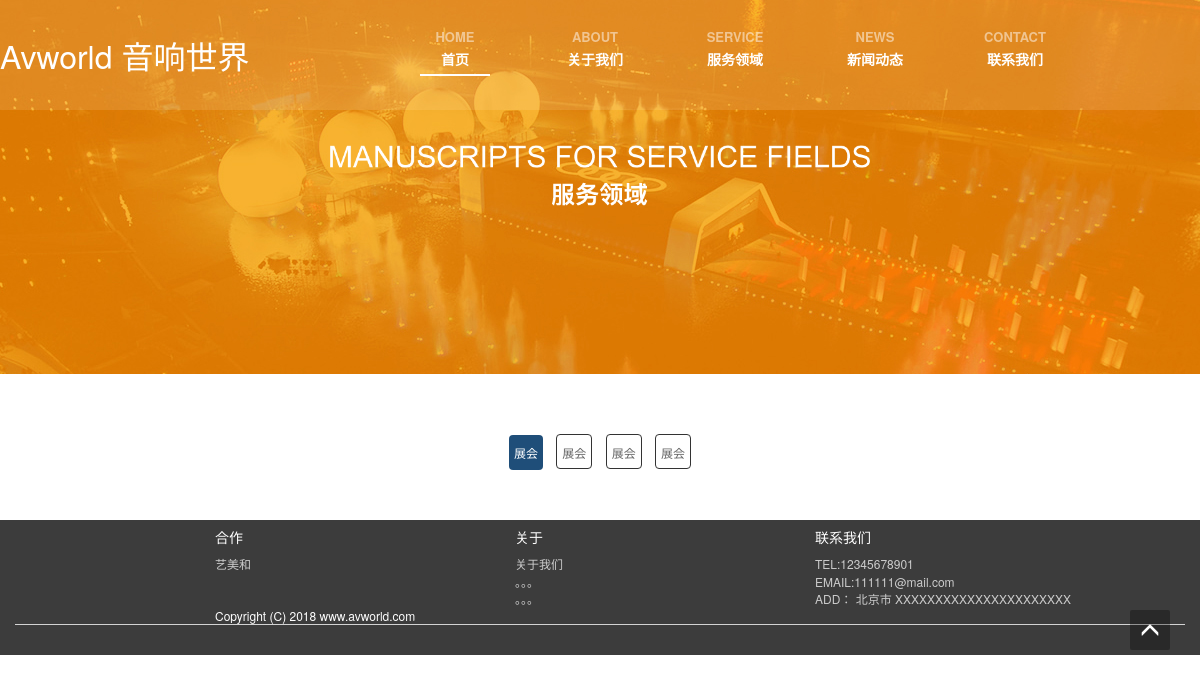
Page /index.php/zh/service on the earlier database version.
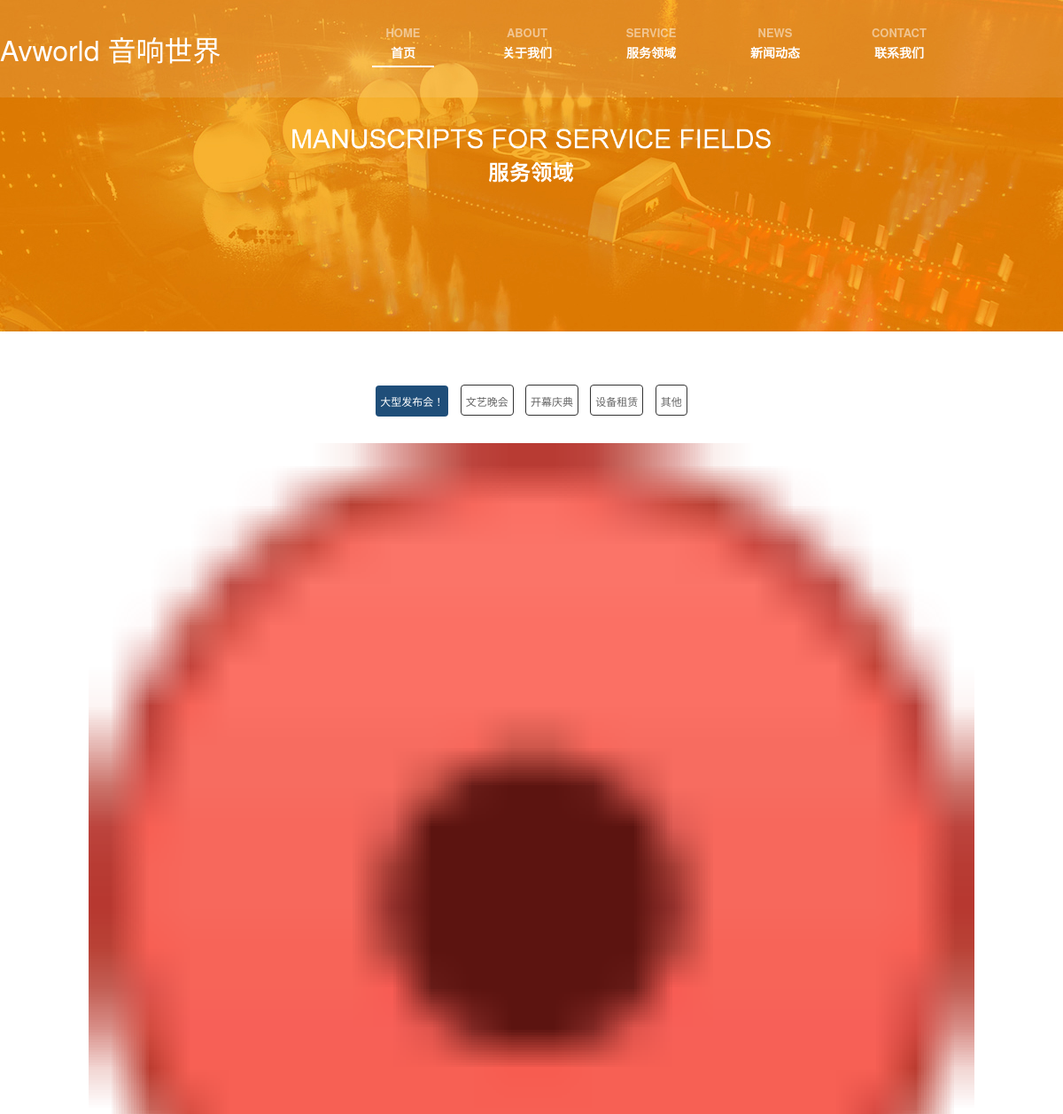
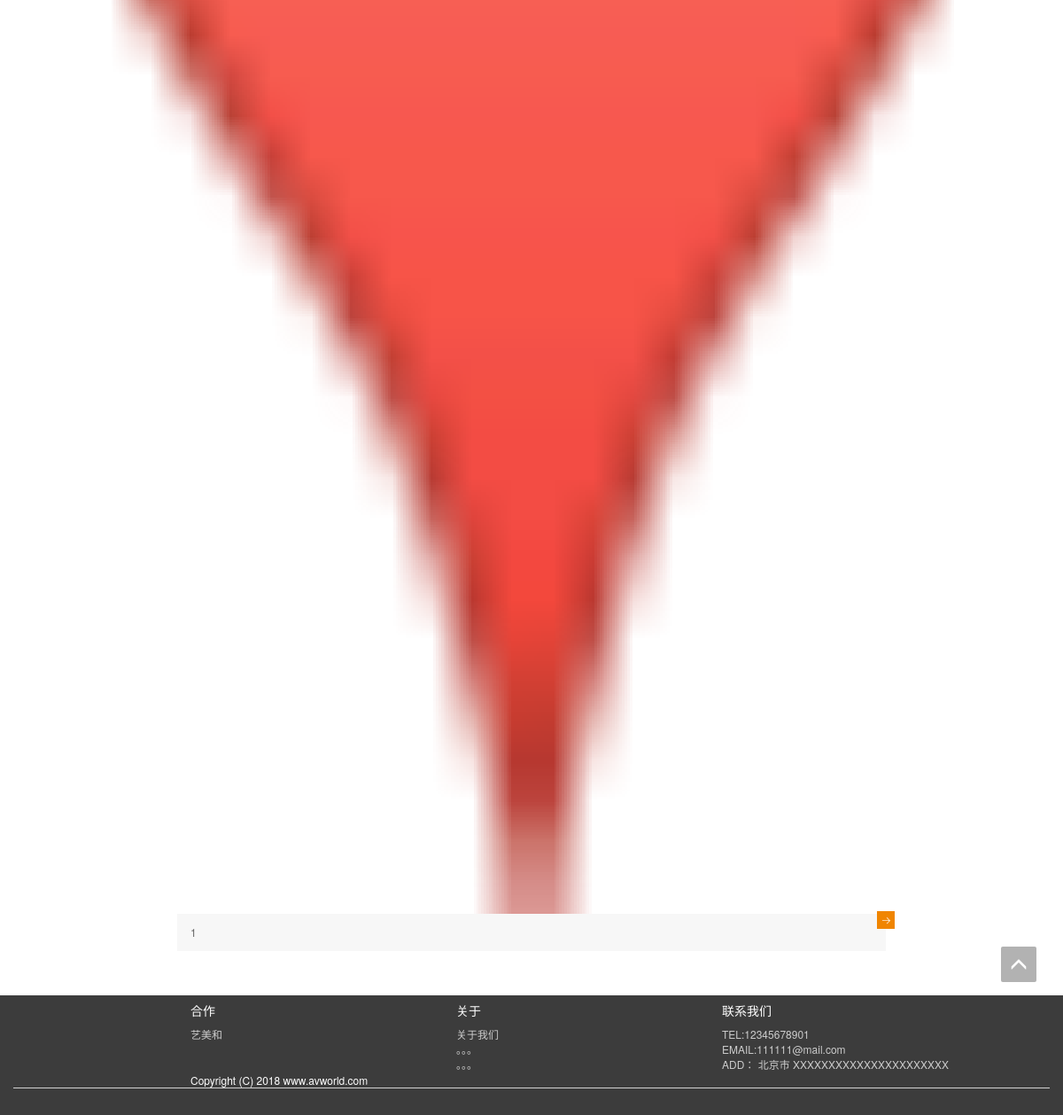
Same page on the later database version (2 pictures, top to bottom).
### tables this page shows
CREATE TABLE `service_type` (
  `service_type` int(11) NOT NULL,
  `service_name` varchar(255) DEFAULT NULL,
  `service_img` varchar(255) DEFAULT NULL COMMENT '服务领域 地址',
  PRIMARY KEY (`service_type`)
);

CREATE TABLE `service` (
  `service_id` int(11) NOT NULL AUTO_INCREMENT,
  `service_type` int(11) DEFAULT NULL COMMENT '服务领域种类  1：商业会展 2 ： 主题  ',
  `service_title` varchar(255) DEFAULT NULL COMMENT '服务名',
  `service_img` varchar(255) DEFAULT NULL COMMENT '服务种类img',
  `service_des` text COMMENT '服务领域详细信息',
  PRIMARY KEY (`service_id`)
);

### application/controllers/zh/service.php (called while the page is built, shortened)
<?php
class service extends CI_Controller {
    public function index()
    {
        $this->load->library('user_agent');
        $this->load->model('Img_model','img');
        $ex = explode('/', $_SERVER['REQUEST_URI']);
        $type = is_numeric($ex[count($ex)-1])?$ex[count($ex)-1]:1;
        $service_type = $this->img->search_service_type(array());
        $where = array(
            'service_type' => $type
        );
        $service_list = $this->img->search_service($where);
        $data = array(
            'type' => $type,
            'service_type' => $service_type,
            'service_list' => $service_list
        );
        $this->load->view('common/user_head');
        $this->load->view('page/service',$data);
        $this->load->view('common/user_foot');
    }
}

### index.php (called while the page is built, shortened)
<?php
require_once BASEPATH.'core/CodeIgniter.php';

### application/models/Img_model.php (called while the page is built, shortened)
<?php
class Img_model extends CI_Model {
    public function search_service_type($where = array(),$limit='') {
        return $this->db->get('service_type')
                        ->result_array();
    }
    public function search_service($where = array(),$limit='') {
        if(!empty($where)){
            $this->db->where($where);
        }
        return $this->db->order_by('service_id desc')
                        ->get('service')
                        ->result_array();
    }
}

### application/views/page/service.php (the view, shortened to what this page needs)
<div class="banner banner-service">
    <div class="banner-service-txt"></div>
</div>
<div class="mainbox">
    <div class="imgtitle">
        <?php foreach($service_type as $st_k =>$st_l):?>
        <div class="title-btn"><a href="<?php echo BASE_URL?>zh/service/Index/<?php echo $st_l['service_type'];?>"><?php echo $st_l['service_name'];?></a></div>
        <?php endforeach;?>
    </div>
    <div class="txt  detail" aaa<?php echo $type;?>>
        <?php foreach ($service_list as $k => $v):?>
        <div class="list">
            <a  href="<?php echo BASE_URL?>zh/service/detail/?serviceid=<?php echo $v['service_id']?>">
                <div class="list-img">
                    <img src="<?php echo BASE_URL.$v['service_img']?>" />
                </div>
                <div class="list-txtbox">
                    <div class="title3"><?php echo $v['service_title']?></div>
                </div>
                <div class="list-sk"></div>
            </a>
        </div>
        <?php endforeach;?>
    </div>
</div>

### application/views/common/user_head.php (shortened to what this page needs)
<!DOCTYPE html>
<html>
<head>
    <link href="<?php echo ADMIN_RESOURCE_PATH?>/lib/bootstrap/css/bootstrap.css" rel="stylesheet">
    <link href="<?php echo BASE_URL?>/Css/style.css" rel="stylesheet" />
    <link href="<?php echo BASE_URL?>Css/animation.css" rel="stylesheet" />
</head>
<body>
    <header id="header">
        <div class="mainbox">
            <div class="logo">
                <a href="<?php echo BASE_URL?>/zh">
                    <font style="color:white;" size="6">
                        Avworld  <?php echo ($this->agent->is_mobile())?'':'音响世界'?>
                    </font>
                </a>
            </div>
            <nav class="nav">
                <ul class="nav-p">
                    <li class="nav-p-li">
                        <div class="nav-lang-box">
                            <a href="<?php echo BASE_URL?>/zh/">
                                <div class="nav-en">HOME</div>
                                <div class="nav-zh">首页</div>
                            </a>
                        </div>
                    </li>
                    <li class="nav-p-li">
                        <div class="nav-lang-box">
                            <a href="<?php echo BASE_URL?>/zh/aboutus">
                                <div class="nav-en">ABOUT</div>
                                <div class="nav-zh">关于我们</div>
                            </a>
                        </div>
                    </li>
                    <li class="nav-p-li">
                        <div class="nav-lang-box">
                            <a href="<?php echo BASE_URL?>/zh/service">
                                <div class="nav-en">SERVICE</div>
                                <div class="nav-zh">服务领域</div>
                            </a>
                        </div>
                    </li>
                    <li class="nav-p-li">
                        <div class="nav-lang-box">
                            <a href="<?php echo BASE_URL?>/zh/news">
                                <div class="nav-en">NEWS</div>
                                <div class="nav-zh">新闻动态</div>
                            </a>
                        </div>
                    </li>
                    <li class="nav-p-li">
                        <div class="nav-lang-box">
                            <a href="<?php echo BASE_URL?>/zh/contact">
                                <div class="nav-en">CONTACT</div>
                                <div class="nav-zh">联系我们</div>
                            </a>
                        </div>
                    </li>
                </ul>
            </nav>
        </div>
    </header>

### application/views/common/user_foot.php (shortened to what this page needs)
<div id="gotoTop">
    <span class="glyphicon glyphicon-menu-up"></span>
</div>
<footer id="footer" class="footer">
    <div class="footer-new ">
        <div class="container">
            <div class="row">
                <div class="col-lg-2 col-6 "></div>
                <div class="col-lg-3 col-6 ">
                    <h5>合作</h5>
                    <ul>
                        <li><a class="footer_a" href="http://www.cnemh.cn/" target="_blank">艺美和</a></li>
                    </ul>
                </div>
                <div class="col-lg-3 col-6 ">
                    <h5>关于</h5>
                    <ul>
                        <li><a class="footer_a" href="<?php echo BASE_URL.'zh/aboutus'?>" target="_blank">关于我们</a></li>
                        <li><a class="footer_a" href="#" target="_blank">。。。</a></li>
                        <li><a class="footer_a" href="#" target="_blank">。。。</a></li>
                    </ul>
                </div>
                <div class="col-lg-3 col-6 ">
                    <h5>联系我们</h5>
                    <ul>
                        <li><a class="footer_a" href="javascript:void(0)" target="_blank">TEL:12345678901</a></li>
                        <li><a class="footer_a" href="#" target="_blank">EMAIL:111111@mail.com</a></li>
                        <li><a class="footer_a" href="#" target="_blank">ADD： 北京市 XXXXXXXXXXXXXXXXXXXXXX</a></li>
                    </ul>
                </div>
                <div class="col-lg-1 col-6 "></div>
            </div>
            <div class="row">
                <div class="col-lg-2 col-6 "></div>
                <div class="col-lg-10 col-6 copy-txt">Copyright (C) 2018 www.avworld.com</div>
            </div>
            <div class="copyinfo">
            </div>
        </div>
    </div>
</footer>
</body>
</html>

### Css/style.css (style rules this page uses)
html { font-size:20px; font-family:Arial; }
body { font-size: 12px; font-size:0.6rem; margin: 0; padding: 0; }
a { margin: 0; padding: 0; vertical-align: baseline; background: transparent; color: #666666; text-decoration: none; -webkit-transition: all 0.2s linear; -moz-transition: all 0.2s linear; -o-transition: all 0.2s linear; -ms-transition: all 0.2s linear; transition: all 0.2s linear; }
img { border: 0; width: 100%; }
ul,ul li { margin:0; padding:0; list-style-type:none; overflow:hidden; }
.footer-new { left: 0; right: 0; margin: auto; background-color: #3c3c3c; color:white; overflow: hidden; }
#gotoTop { display: block; z-index: 299; position: fixed; width: 40px; height: 40px; background-color: rgba(0,0,0,0.3); font-size: 20px; line-height: 44px; text-align: center; color: #FFF; top: auto; left: auto; right: 30px; bottom: 150px; cursor: pointer; border-radius: 2px; transition: background-color .2s linear; -webkit-transition: background-color .2s linear; }
.footer_a { color:#ccc; }

### Css/zh/page.css (style rules this page uses)
.mainbox { left: 0; right: 0; margin: auto; max-width: 1200px; overflow: hidden; }
#header { position: absolute; top: 0; left: 0; right: 0; margin: auto; width: 100%; height: 110px; line-height: 110px; background: url(/avworld/Images/bg_nav.png) no-repeat left top; background-size: 100% 100%; color: #fff; font-size: .7rem; z-index: 999; }
#header .logo { width: 25%; float: left; }
.nav { width: calc( 100% - 35% - 80px); -moz-width: calc( 100% - 35% - 80px); -o-width: calc( 100% - 35% - 80px); -ms-width: calc( 100% - 35% - 80px); float: right; text-align: right; }
.nav .nav-p { width: 100%; display: -webkit-flex; display: -moz-flex; display: -ms-flexbox; display: flex; height: 110px; }
.nav .nav-p .nav-p-li { overflow: hidden; -webkit-box-flex: 1; -moz-box-flex: 1; -webkit-flex: 1; -ms-flex: 1; flex: 1; padding: 30px 0; line-height: 100%; font-weight: 600; }
.nav .nav-p .nav-p-li div { width: 70px; text-align: center; }
.nav .nav-p .nav-p-li div { padding-bottom: 4px; }
.nav .nav-p .nav-p-li div.nav-en { padding-bottom: 8px; color: rgba(255,255,255,.5); font-size: .65rem; }
.nav .nav-p .nav-p-li div a { color: #fff; }
.nav .nav-p .nav-p-li .activ { border-bottom: 2px solid #fff; }
.banner { width: 100%; overflow: hidden; font-size: 0; }
.banner-service { position: relative; height: 374px; background: url(/avworld/Images/banner_service.jpg) 50% 0 no-repeat; }
.banner-service-txt { position: absolute; left: 0; right: 0; bottom: 35%; margin: auto; width: 45%; height: 98px; background: url(/avworld/Images/zh/banner_service_txt.png) 50% 0 no-repeat; background-size: 100%; clear: both; }
.imgtitle { width: 100%; text-align: center; padding: 50px 0 20px 0; }
.txt { line-height: 180%; text-align: center; }
.txt .list { width: 100%; float: left; margin-bottom: 30px; }
.txt .list .list-img { width: 100%; font-size: 0; }
.txt .list .list-txtbox { margin: 0px 10%; padding: 10px 15px; position: relative; display: block; background: rgb(247,247,247); max-height: 60px; margin-top: -30px; text-align: left; overflow: hidden; }
.txt .list .list-sk { position: relative; float: right; margin-top: -45px; right: 9%; width: 20px; height: 20px; background: rgb(244,130,0); color: #fff; background: url(/avworld/Images/icon_go1.png) no-repeat; background-size: 100%; }
.txt img { width: 100%; }
.detail { padding: 0 5rem; text-align:left; }
#footer { position: relative; left: 0; right: 0; bottom: 0; margin: auto; width: 100%; margin-top: 20px; }
#footer .copyinfo { float: left; width: 100%; padding: 30px 0 0px 0; border-top: 1px solid #d3d3d3; color:#d3d3d3; }
.txt .list .list-img { position: relative; overflow: hidden; }

### application/views/common/user_head.php (style rules this page uses)
#header { background: none; background-color: rgba(240,144,24,.9); }

### application/views/page/service.php (style rules this page uses)
.title-btn { border-radius:4px; border:1px solid #333333; text-align:center; height:35px; line-height:35px; padding:0 5px; display:inline-block; margin:10px 5px; }
.imgtitle .activ { border:#1f4e79; background:#1f4e79; }
.imgtitle .activ a { color:#fff; }

Differences in the rows shown:
changed service_type: service_name "展会" → "大型发布会！"
changed service_type: service_name "展会" → "文艺晚会"
changed service_type: service_name "展会" → "开幕庆典"
changed service_type: service_name "展会" → "设备租赁"
added service_type: service_name "其他"
added service: service_img (picture), service_title "1"
